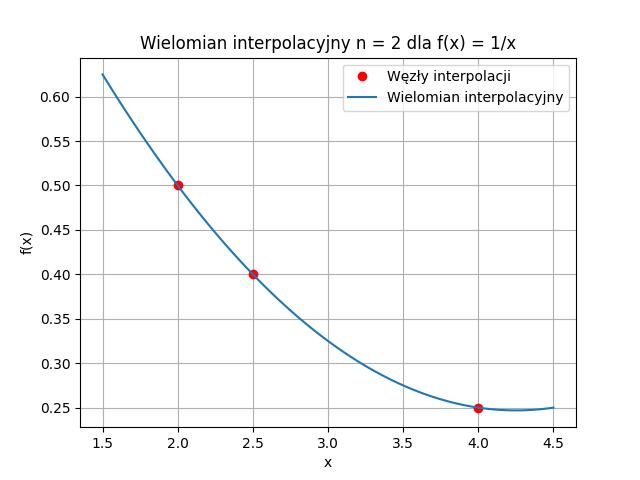

Recreate this plot in Python.
import numpy as np
import matplotlib.pyplot as plt

# Węzły interpolacji
x = np.array([2, 2.5, 4]) # Ustawienie wartości węzłów interpolacji
y = 1 / x # Obliczenie wartości funkcji dla każdego węzła

# Wielomian interpolacyjny
coefficients = np.polyfit(x, y, 2) # Obliczenie współczynników wielomianu interpolacyjnego
poly = np.poly1d(coefficients) # Utworzenie wielomianu interpolacyjnego na podstawie obliczonych współczynników

# Punkty do wykresu
x_plot = np.linspace(1.5, 4.5, 100) # Ustawienie przedziału, dla którego mają być wyznaczone wartości wielomianu
y_plot = poly(x_plot) # Obliczenie wartości wielomianu interpolacyjnego dla punktów z przedziału x_plot

# Wykres
plt.plot(x, y, 'ro', label='Węzły interpolacji') # Wykres punktów interpolacji
plt.plot(x_plot, y_plot, label='Wielomian interpolacyjny') # Wykres wielomianu interpolacyjnego
plt.xlabel('x') # Etykieta osi x
plt.ylabel('f(x)') # Etykieta osi y
plt.legend() # Dodanie legendy
plt.title('Wielomian interpolacyjny n = 2 dla f(x) = 1/x') # Tytuł wykresu
plt.grid(True) # Dodanie siatki
plt.show() # Wyświetlenie wykresu
